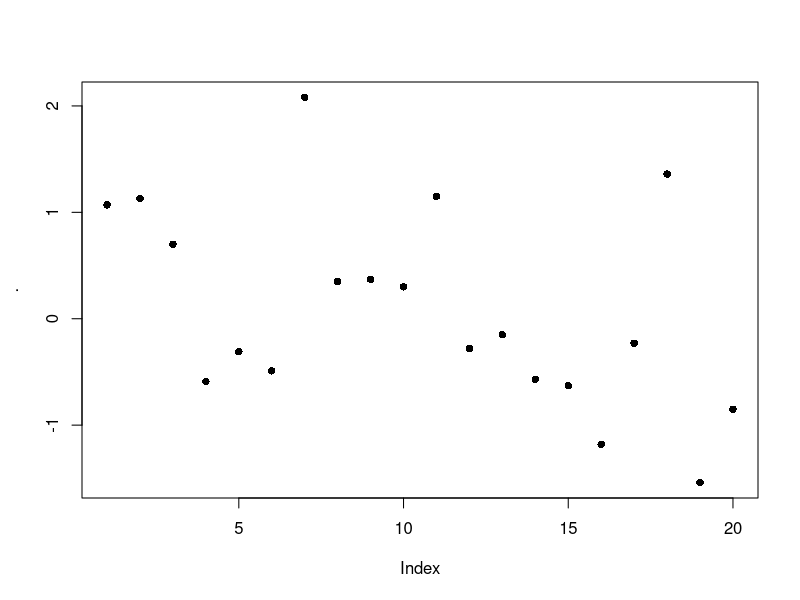
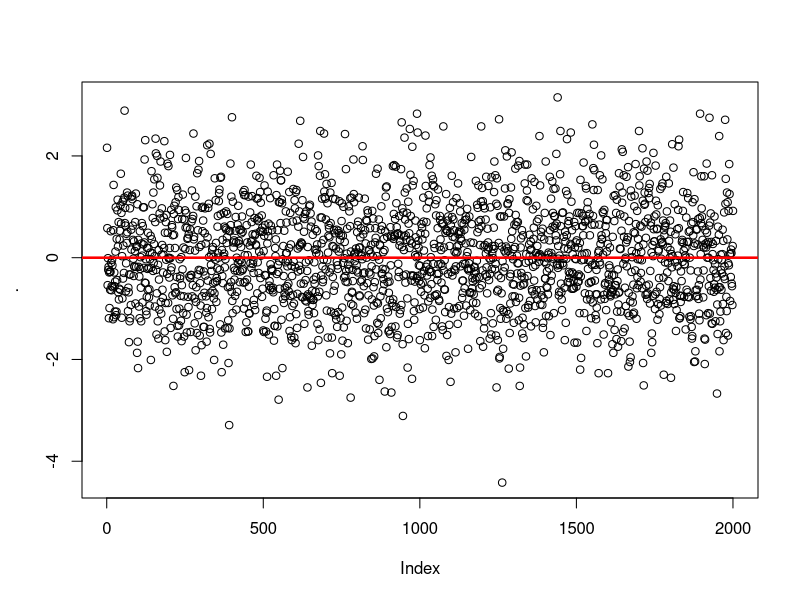

These figures' R source, in order: (Note: this script raises an error after producing the figures.)
# __________________________________________________________________
# R VOCABULARY 
# __________________________________________________________________

library("dplyr")
library("reshape2")
library("lazyeval")
library("ggplot2")
library("labeling")
library("lubridate")


# help(package="base")
# rm(list=ls())

# TODO: -------
# duplicated, charmatch, aggregate, do.call
# remove "lib" arg in library calls 
       


# flatten a list: 
(l <- list(item1=4, item2=2, item3=c(100, 200)))  # surrounding with () calls print 
(unlist(l))
(unname(unlist(l)))  # returns numeric vector; also try: unlist(l) %>% unname  


# rep and seq: --------------------
rep(letters[1:3], times=2)  # same as rep(letters[1:3], 2)
rep(letters[1:3], each=2)
rep(letters[1:3], times=2, each=2)
rep(letters[1:3], times=2, each=2, length.out=2)
rep_len(letters[1:3], length.out=40)  # could be useful if you don't know the length of a vector, but you want to keep recycling it until total length reaches a target value. 
rep(letters[1:3], times=(1:3))

seq(1,26)
seq(1,26,by=3)
seq(1,26, length.out=4)  # generates a sequence of length.out=4 equally spaced values from 1 to 16. (length.out is usually abbreviated to length or len, and seq_len is much faster.)
seq(along.with=month.abb)  # can abbreviate as e.g. seq(month.abb) or seq(letters); verbose alternative: seq(1, length(month.abb))
seq(along.with=rnorm(20))# generates sequence 1,2,3... ending with length(month.abb)
seq(c("apple", "orange", "banana"))

x<-round(rnorm(20), 2); names(x) <- seq(rnorm(20)); x %>% plot(pch=16) 
x<-round(rnorm(2000), 2); names(x) <- seq(rnorm(2000)); x %>% 
  plot(pch=1) %>% abline(h=0, lwd=2.5, col="red")


any(c(rep(FALSE, 9), TRUE))  # any TRUEs in the vector? 
any(c(2<1, 4>5, 6==7))

x <- c(4,3, NA, 1,1,23)
any(is.na(x))  # is.na(x) returns a logical of same length as x 



x<- rnorm(10)
range(x)
all(x < 2)  # x<2 returns a logical vector of same length as x; all(x<2) returns TRUE only if all values are TRUE 
all(x < 2, x > (-2))
all(1<2, 2==2, 3>2)
all(c(TRUE, TRUE, TRUE, FALSE))


4 %in% c(1,1,4,1)  # TRUE 
"s" %in% letters  # TRUE
1:4 %in% 1:10  # returns vector of same length as vector on left side of %in%
c(1:4, 12) %in% 1:10
c("g", 7) %in% letters 


match("s", letters)
match(c("a", "s", "f"), letters)
x <- c(4,3, NA, 1,1,23, NA)
match(NA, x)  # Note that match() only returns first match 


which(c(rep(FALSE, 5), TRUE, rep(FALSE, 4), TRUE))  # Takes a logical vector, returns numeric pointing to positions of TRUE values 
which(c(4==5, 2==3))
which(c(4==5, 2==3, 3==3, 4<5, 9>4))


x <- rep(1.0,10); y <- rep(0.99999999999, 10)
all.equal(target=x, current=y, tolerance = 10^-10)
all.equal(target=x, current=y, tolerance = 10^-20)


identical(2, 2.0)  # TRUE 

set.seed(1)
x <- rnorm(10)
set.seed(1)
y <- rnorm(10)
identical(x,y) # TRUE 


stopifnot(c(TRUE, TRUE))
stopifnot(c(FALSE, TRUE))  # returns an error if not all TRUE 
stopifnot(c(2<3, 4>5))


x <- airquality[, -1] # x is a regression design matrix
y <- airquality[,  1] # y is the corresponding response
stopifnot(complete.cases(y) != is.na(y))  # complete.cases returns a logical 
ok <- complete.cases(x, y)  # returns logical of same length as num rows of x and y
sum(!ok) # how many are not "ok" ? NOTE that "!" on a logical gives its inverse: !c(TRUE, FALSE) = c(FALSE, TRUE)
x <- x[ok,]
y <- y[ok]


# subsetting: -----
# 3 ways of subsetting a df for first column:
airquality[1]  # returns data frame (which is a type of list; subsetting list with [] always gives list)
airquality[[1]]  # returns the *contents* of element 1 in the df - integer atomic vector. [[]] can only return 1 thing 
airquality$Ozone  # returns integer atomic vector. Note that $ is shorthand, where x$y = x[["y", exact=FALSE ]]



cumsum(1:10)  # pseudocode: for i in 1:10, result[1] = i, result[2]=i+result[1]
cumprod(1:10)
cummin(1:10)  # along the entire length of input vector, 1 is min 
cummax(10:1)



# first differencing: 
diff(1:10, lag = 1, differences = 1)  # diff gives differecnes between successive elements in a vector 
diff(seq(1,50, by=5), lag=1, differences=1)
(diffs1 <-diff(c(1,5,2,2,10,.5,-1,3,-4,30), lag = 1, differences = 1))
length(diffs1)

# second differencing: 
(diffs2 <-diff(c(1,5,2,2,10,.5,-1,3,-4,30), lag = 1, differences = 2))  
diffs2 == diff(diffs1, lag = 1, differences = 1)  #  setting arg differences > 1 means you recursively apply diff a specified number of times 
length(diffs2)  # note that this has one less element than diffs1

# differencing at lags (i.e. not immediately successive elements)
(diffs3 <-diff(c(1,5,2,2,10,.5,-1,3,-4,30), lag = 2, differences = 1))  
length(diffs3)


# cut a range to get a factor: -------------------
x <- 1:100 
cut(x, breaks=seq(0,100,5), labels= paste("Level", 1:20))  # divide range of x into levels of a factor; 
# note that length of labels is 1 less than length of breaks
# also, first value of breaks is lower than min value of x 
table(cut(x, breaks=seq(0,100,5), labels= paste("Level", 1:20)))



# reorder factor levels using values in another column -------------
# first create data: 
df <- data.frame(area=letters[1:10], 
                 total=c(10,2,1,rnorm(6),20)); df

# graph looks ugly: 
ggplot(df, aes(x=area, y=total)) + geom_bar(stat="identity")

# find order of factor levels that you want: 
order(df$total)  # this gives ascending order; for descending, rev(order(df$total))

# reset factor levels: 
df <- df %>% mutate(area=factor(area, 
                          levels=area[order(df$total)])); df

str(df)  # factor levels reset

# graph again: 
ggplot(df, aes(x=area, y=total)) + geom_bar(stat="identity")  # SUCCESS!



pmin(1:4, 0:3)  # gives "parallel" min - min of each pair of elements, where one element is from vector1, the other from v2. 

x <- sort(rnorm(100));  cH <- 1.35
quantile(x, probs = seq(0, 1, 0.25), na.rm = FALSE, names = TRUE)
# quantiles are cutpoints dividing the range of a probability distribution into contiguous intervals with equal probabilities. 
# quartiles are the three cut points that will divide a dataset into four equal-size groups
pmin(cH, quantile(x)) # no names
pmin(quantile(x), cH) # has names
plot(x=x, y=pmin(cH, pmax(-cH, x)), type = "b", main =  "Huber's function")



# & and && --------
x <- 1 
y <- 1

if (x==1 & y==1){print("yes")} else {print("no")}
if (x==1 && y==1){print("yes")} else {print("no")}
# when x and y are single element vectors, doesn't seem to make a diff

x <- c(1,1) 
y <- c(1,0)

if (x==1 & y==1){print("yes")} else {print("no")}
# single & returns warning: only first element used 

if (x==1 && y==1){print("yes")} else {print("no")}
# no warning, but doesn't seem to give right answer 

# NOTE: apparently && is preferred in if conditions 




# merge: -------------------------------
# merging vectors (doesn't make much sense): 
x <- letters
y <- letters[3:4]
merge(x,y)  # prob not what you want: this is the cartesian product (?) of the 2 sets 


# MERGING DATA FRAMES: -----------
# if the column you're merging on has the same name in both dfs, there's no need to 
# specify by="" argument, because it is automatically interpreted that you are joining on that column 

x <- data.frame(a=letters, b.x=rnorm(26)) %>% print 
y <- data.frame(a=c(letters[3:4], "test"), d.y=rnorm(3), e.y=rep("yo", 3)) %>% print 

merge(x,y)  # inner join; 
merge(x,y, all=TRUE)  # outer join
merge(x,y, all.y=TRUE)  # right join
merge(x,y, all.x=TRUE)  # left join
merge(x,y, all.x=TRUE, all.y=TRUE)  # outer join again




# if the column you're merging on has the diff name in the 2 dfs, you need to specify the 
# by.x and by.y arguments 

x <- data.frame(a=letters, b.x=rnorm(26))
y <- data.frame(a.y=c(letters[3:4], "test"), d.y=rnorm(3), e.y=rep("yo", 3))

merge(x,y, by.x="a", by.y="a.y")  # INNER JOIN 
merge(x,y, all=TRUE, by.x="a", by.y="a.y")  # OUTER JOIN 
merge(x,y, all.y=TRUE, by.x="a", by.y="a.y")  # RIGHT JOIN
merge(x,y, all.x=TRUE, by.x="a", by.y="a.y")  # LEFT JOIN 


#... another example: -----------------
authors <- data.frame(
      surname = I(c("Tukey", "Venables", "Tierney", "Ripley", "McNeil")),
      nationality = c("US", "Australia", "US", "UK", "Australia"),
      deceased = c("yes", rep("no", 4)))
books <- data.frame(
      name = I(c("Tukey", "Venables", "Tierney",
                 "Ripley", "Ripley", "McNeil", "R Core")),
      title = c("Exploratory Data Analysis",
                "Modern Applied Statistics ...",
                "LISP-STAT",
                "Spatial Statistics", "Stochastic Simulation",
                "Interactive Data Analysis",
                "An Introduction to R"),
      other.author = c(NA, "Ripley", NA, NA, NA, NA,
                       "Venables & Smith"))

(m1 <- merge(authors, books, by.x = "surname", by.y = "name"))
(m2 <- merge(books, authors, by.x = "name", by.y = "surname"))


#... merging on dates: --------------
admits <- data.frame(dates = as.Date(c("2017-01-12", "2017-01-15")), 
                     num_cases = c(450,12))
census <- data.frame(dates = as.Date(c("2017-01-12", "2017-01-31")), 
                     num_pts = c(14030, 9912))
date_string <- data.frame(dates = seq(as.Date("2017-01-01"), as.Date("2017-01-31"), by="1 days")) 

# column to match on has same name in all 3 dfs, so no need to specify "by=" argument 
finaldf <- merge(date_string, admits, all.x=TRUE) %>% 
                  merge(census, all.x=TRUE) %>% print 

# if appropriate, replace NAs with zeroes: 
finaldf <- mutate(finaldf, 
                  num_cases=sapply(num_cases, function(x) if(is.na(x)==TRUE){0} else {x}), 
                  num_pts=sapply(num_pts, function(x) if(is.na(x)==TRUE){0} else {x})
                  ) %>% print 

finaldf.m <- melt(mutate(finaldf, dates=as.character(dates))) %>% print 
dcast(finaldf.m, dates ~ variable)  # reverses the melting operation 
dcast(finaldf.m, variable ~ dates)  # reverse rows and columns 


# sort and order: ------------------
x <- c(1,1,3,-1,0,19,1,9,7,32)
sort(x)
sort(x, decreasing=TRUE)
rev(x)  # just reverses arguments 

order(x)  # returns an ordered numeric vector: order(x)[1] returns the position in x where the smallest element in x is found 
x[order(x)]  # arranges x in ascending order 


# Run-length encoding (RLE) is a very simple form of lossless data compression in which runs of data (that is, sequences in which the same data value occurs in many consecutive data elements) are stored as a single data value and count, rather than as the original run
x <- rev(rep(6:10, 1:5))
rle(x)
class(rle(x))  # type of list
rle(x)[1]
unname(unlist(rle(x)[1]))

z <- c(TRUE, TRUE, FALSE, FALSE, TRUE, FALSE, TRUE, TRUE, TRUE)
rle(z)
rle(as.character(z))

x <- c(rep("a", 4), "c", rep("g", 10))
unique(x)

# TABLE ----------------------------------------------
df <- data.frame(a=sample(100,10), 
                 b=sample(2000, 10))
table(df)  # you can call table() on purely numeric data, but it's kinda useless 
table(df$a)  # still useless 

df$c= sapply(1:10, function(x) sample(c("Group1", "Group2"), 1, replace=TRUE))
df

table(df)  # still pretty useless 
table(select(df, a,c))   # possibly useful: this converts the data from "long" to "wide" format; compare with > select(df[order(df$a), ], a,c)
table(select(df, b,c))  # possibly useful 
table(df$c)  # probably the best use of table() for this data 


# Simple frequency distribution:
table(rpois(100, 5))  # n=100, lambda=5
table(state.division, state.region)

with(airquality,
     table(OzHi = Ozone > 80, Month, useNA = "ifany"))  # with() seems to be a 
# precursor to the pipe operator (%>%)


# copy table from R to Excel: ---------------------
df <- data.frame(a=rnorm(20), b= sample(c(TRUE, FALSE), 20, replace=TRUE)) # %>% print
write.table(df, file="clipboard", sep="\t", row.names=FALSE)  # now paste in Excel 

# copy via clipboard from excel to R: 
#select column in excel %>%
x <- readClipboard()


# ifelse() : ------------------------------------
x <- c(6:-4)
sqrt(x)  #- gives warning
sqrt(ifelse(x >= 0, x, NA))  # no warning

## Note: the following also gives the warning !
ifelse(x >= 0, sqrt(x), NA)

l <- sample(c("a", "b", "c"), 1)
ifelse(l >= "b", "high", "low")


# DATES --------------------------------------------
# ...create strings of dates ----
seq(ISOdate(2017,1,1), ISOdate(2017,1,31), by="day") %>% substr(1,11)  # Jan to Feb 

seq(ISOdate(2017,1,1), ISOdate(2017,1,31), by="7 day") %>% 
  substr(1,11)  # only week start dates 

seq(ISOdate(2017,2,1), ISOdate(2017,1,1), by="-1 day") %>% substr(1,11)  # Feb to Jan 

# Note: ISOdate() is a wrapper for strptime()


# Alternatively, you can use as.Date: 
seq(as.Date("2017-01-01"), as.Date("2017-04-05"), by="1 day")

dates <- seq(as.Date("2017-01-01"), as.Date("2017-04-05"), by="7 day")  # only first day of weeks 
date_and_wkday <- data.frame(dates = dates, 
                             days = weekdays(dates)) %>% print 




# ...identify fiscal year from date : -------------------
x <- data.frame(date = c("2013-01-01", "2013-06-06", "2015-02-28", "2015-09-04"), 
                m=rep(NA,2), 
                y=rep(NA,2), 
                fyear = rep(NA,2)); x

for(i in 1:nrow(x)){
      x$m[i] <- substr(x$date[i], 6,7) %>% as.numeric
      x$y[i] <- substr(x$date[i], 1,4) %>% as.numeric
      if(m[i] %in% 4:12){
            x$fyear[i] <- x$y[i]+1
      } else {
            x$fyear[i] <- x$y[i]
      }
}
print(x)

# without extra columns for date and year: 
x <- data.frame(date = c("2013-01-01", "2013-06-06", "2015-02-28", "2015-09-04"), 
                fyear = rep(NA,2)
                ); x

for(i in 1:nrow(x)){
      m <- substr(x$date[i], 6,7) %>% as.numeric
      y <- substr(x$date[i], 1,4) %>% as.numeric
      if(m %in% 4:12){
            x$fyear[i] <- y+1
      } else {
            x$fyear[i] <- y
      }
}
print(x)



# using lubridate package: ----------------------------------------
dates <- c("2017-01-01", "2017-02-01", "2017-08-21")

class(dates)  # "character"


ymd(dates) # %>% class  # "Date"
# this function takes a char and converts to date, using the ymd format to 
# do the conversion. It DOESN'T *cast* to ymd format 

mdy(dates)  # doesn't work 
dates2 <- c('12-31-2017'); class(dates2)
mdy(dates2); class(mdy(dates2))

# convert to time in format hh:mm
timechar <- "12:30"
time <- strptime(timechar, format="%R"); time2
time <- strptime(timechar, format="%I"); time2


# convert ymd to mdy: 
ymd(dates) %>% format('%m%d%Y')

# arithmetic with dates and times: 



# SET OPERATIONS ---------------------------------------------

setA<-c("a", "b", "c", "d", "e")
setB<-c("d", "e", "f", "g")

union(setA,setB)
intersect(setA,setB)
setdiff(setA,setB)  # Note, however, that the difference between two sets is order-dependent. It is the material that is in the first named set, that is not in the second named set. 
setequal(c(setdiff(setA,setB),intersect(setA,setB),setdiff(setB,setA)), 
         union(setA,setB))


# SAMPLE() --------------------------------------------------
sample(10)  # gives permutation of all elements; same as sample(1:10)
sample(10, 1) 
(x <- sample(10, replace=TRUE)); setdiff(1:10, x)
sample(letters, 3)

sample(c("a", "b"),1, prob=c(.9, .1))  # The optional prob argument can be used to give a vector of weights for obtaining the elements of the vector being sampled. They need not sum to one, but they should be non-negative and not all zero.

# create a discrete distribution with specified probabilities:
v <- vector()
for(i in 1:1000){
  v[i] <- sample(c(TRUE, FALSE, "error"), 1, prob=c(.90, .09, .01))
}

table(v) %>% barplot  # plotting with base R 

# plotting with ggplot: 
dat <- as.data.frame(table(v)) %>% melt %>% select(1,3)
ggplot(dat, aes(x=v, y=value)) + 
  geom_bar(stat="identity") + 
  geom_hline(yintercept=0, size=1)



# COMBINATIONS --------------------------------------------------
choose(3,2)  # number of combinations of 2 elements that can be chosen from a set of 3 elements 
choose(10,1); choose(10,2); choose(30,2)

# counting num permutations: 
n <- 10
k <- 5 
choose(n,k)*factorial(k)

par(mfrow=c(2,1))
# graph of num combinations 
sapply(1:10, function(x) choose(10, x)) %>% 
  plot(type='l', main="num permutations, combinations of x objects from a total of 10 objects", 
       xlab = "x", 
       ylab = "num combinations")

# graph of num permutations 
sapply(1:10, function(x) choose(10, x)*factorial(x)) %>% 
  plot(type='l', 
       xlab = "x", 
       ylab = "num permutations")
par(mfrow=c(1,1))


# sample with/without replacement: -----------
sample(10)  # same as sample(1:10); default is replace=FALSE 
sample(10,2)
sample(10,100, replace=TRUE) 
sample(c("hi", "bye"), 30, replace=TRUE)

# simulate 100 rolls of a die: 
sample(6, 100, replace=TRUE) %>% mean
sample(6, 100, replace=TRUE) %>% mean

# FILL CONTAINER WITH LOOP: ----------------------
# create an empty container and fill it using a loop. We require that any type and any number of objects can be placed in the container, regardless of whether they are numeric or character or logical: 
container <- vector(mode="list")
# container <- list()  # this also seems to work? 

for(i in 1:10){
  x <- rnorm(1)
  print(paste("x=", x))
  if (x < 0.01){
    container[i] <- list(1:10)    
  } else if (x < 0.8) {
    container[i] <- list(rnorm(i))
  } else {
    container[i] <- list(rep("test", i))
  }
}

str(container)
summary(container)



# BUILD A DATAFRAME WITH A LOOP: --------------
# set up empty list: 
datalist = list()

for (i in 1:5) {
      # ... make some data
      dat <- data.frame(x = rnorm(10), y = runif(10))
      dat$i <- i  # maybe you want to keep track of which iteration produced it?
      datalist[[i]] <- dat # add it to your list; NOTE THAT WE USE [[]] !!!!
}

datalist  # each element of hte list is a dataframe 
# compare datalist[1] with datalist[[1]]; first is a list, second is contents 
      # within that list 

# join elements of list into a single df with do.call()
big_data = do.call(rbind, datalist) %>% print 

# alternative without using do.call: 
df1 <- datalist[[1]]
for(i in 2:5) {df1 <- rbind(df1, datalist[[i]])}
df1

identical(big_data, df1)  # TRUE 

# LAPPLY AND FRIENDS: -------------------------------
x <- list(a = 1:10, beta = exp(-3:3), logic = c(TRUE,FALSE,FALSE,TRUE))
# compute the list mean for each list element
lapply(x, mean)
# median and quartiles for each list element
lapply(x, quantile, probs = 1:3/4)
# Format for lapply is lapply(X, FUN, ...). Note that "probs=1:3/4" is being passed to "..." above, and is "passed to" the function quantile(). 

sapply(x, quantile)
i39 <- sapply(3:9, seq) # list of vectors
sapply(i39, fivenum)
vapply(i39, fivenum,
       c(Min. = 0, "1st Qu." = 0, Median = 0, "3rd Qu." = 0, Max. = 0))

(v <- structure(10*(5:8), names = LETTERS[1:4], 
                types=c("red", "yellow", "blue", "green")))
# structure() returns the given object with further attributes that you can 
# set 

# not entirely sure what's happening here: 
f2 <- function(x, y) outer(rep(x, length.out = 3), y)
(a2 <- sapply(v, f2, y = 2*(1:5), simplify = "array"))
a.2 <- vapply(v, f2, outer(1:3, 1:5), y = 2*(1:5))
stopifnot(dim(a2) == c(3,5,4), all.equal(a2, a.2),
          identical(dimnames(a2), list(NULL,NULL,LETTERS[1:4])))

# ...sampling distribution of sample mean of exp r.v.: ----
replicate(10000, mean(rexp(10))) %>% hist

# using ggplot: 
df <- replicate(10000, mean(rexp(10))) %>% as.data.frame  
colnames(df) <- "value"

p1 <- ggplot(df, aes(x=value)) + 
  geom_histogram(aes(y=..count..)) + # not really necessary to specify 
  # aes(y=..count..), but good to be explicit. You can just give 
  # "+ geom_histogram() +"  ...
  scale_x_continuous(limits=c(0,3), 
                        labels=seq(0,3, .25), breaks=seq(0,3, .25)) + 
  geom_hline(yintercept=0, size=1) + 
  theme(axis.text.x=element_text(size = 16),
        axis.title.x=element_text(size=20), 
        axis.text.y=element_text(size=14), 
        axis.title.y=element_text(size=18), 
        strip.text.x=element_text(size=18));p1

# add density: 
(p2 <- p1 + geom_density(aes(y=..density..*900), size=1, colour="blue", alpha=.8))

p3 <- ggplot(df, aes(x=value)) + 
  geom_density(aes(y=..density../sum(..density..))); p3 
#   geom_histogram(aes(y=..density../sum(..density..)), fill=NA, colour="black")


# summary(p1); summary(p2)


# ... use lapply to create multiple distribution curves: -----

# create input vector: 
input=seq(-4,4, length=1000)

# define dist function family: X~N(0, 1/n): 
fx <- function(n, input_vector){
      dnorm(input_vector, mean=0, sd=(1/sqrt(n)))  # change to pnorm() to get CDFs 
}

# create data frame with x and f(x) values for different values of n: 
normal_curves <- lapply(seq(1:20), fx, input_vector=input) %>% 
      # "input_vector=x" => specify that second arg of fx always 
      # takes value x
      as.data.frame

colnames(normal_curves) <- paste0("n", 1:20)
normal_curves <- mutate(normal_curves,
                        x=input) %>%  # x is input vector
                  select(21,1:20)

str(normal_curves)

# putting data in long form to allow facetting by value of n: 
normal_curves_long <- melt(normal_curves, id.vars = "x")
str(normal_curves_long)

p1 <- ggplot(normal_curves_long, aes(x=x, y=value, group=variable)) + 
      geom_line() + 
      geom_text(data=filter(normal_curves_long,
                            x>=1 & x<=1.01),  # filtering to get single point from each                                                  curve 
                aes(label=variable), 
                col="red") ; p1 




# Pattern Matching and Replacement -------------------------------
# grep(value = FALSE) returns a vector of the indices of the elements of x that yielded a match (or not, for invert = TRUE. This will be an integer vector unless the input is a long vector, when it will be a double vector.                                                                                            

# grep(value = TRUE) returns a character vector containing the selected elements of x (after coercion, preserving names but no other attributes).

# grepl returns a logical vector (match or not for each element of x).

grep("[a-z]", letters)
grep("May", month.abb, invert=TRUE)  # find months that are NOT "May"
grep("wed", tolower(c("Monday", "Tuesday", "Wednesday")))
grep(c("wed", "mon"), tolower(c("Monday", "Tuesday", "Wednesday")))  # In grep(c("wed", "mon"), tolower(c("Monday", "Tuesday", "Wednesday"))):argument 'pattern' has length > 1 and only the first element will be used

charmatch(c("mon", "wed"), tolower(c("Monday", "Tuesday", "Wednesday", "Monday")))
# note that charmatch can take more than one element in its first argument. However, its rules for return values are a bit strange: 
      # if unique exact match OR (unique partial match and no exact match) -> 
            # match index returned
      # if multiple exact OR multiple partial -> 0 returned 
      # if no match, then nomatch argument value returned 
      # Thus, charmatch can be useful in seeing whether a value can be used 
            # as a unique identifier?? 

grep("o", letters)  # 15
grep("o", "food")  # 1
grep("o", c("food", "wood"))  # 1,2 
grep("o", c("food", "wood"), value=TRUE)
grepl("o", c("food", "wood"))

# note that "food" is a single element, which does contain an "o", so we get 1 returned. The 2 "o"s in food are not counted seperately. To do that, try: 

countOs <- function(x){
  require("dplyr", lib="H:/R packages")
  
  x.split <- strsplit(x, split=NULL) %>% unlist 
  
  returnOs <- function(x1){
    x2 <- tolower(x1)
    if(x2=="o"){1}
    else{0}
  }
  
  sapply(x.split, returnOs) %>% sum
}

# test function: 
test_countOs <- function(){
  sapply(list("hi", "hO", "OOoo", "yo", "only one", "frib", "N00", "123"),
         countOs)
}
test_countOs()

# apply the function: 
countOs("food")  # 2
countOs("Markov chains were introduced by Andrei Andreevich Markov (1856-1922) and were named in his honor.")  # 5 

# note how the function "countOs" promotes modularity and abstraction in the code: it is completely self-contained, so it doesn't need to refer to a function or object defined anywhere else, so you can use it in any environment. Just give it the input it expects and it will give you the output you expect. This is how you keep code from getting ridiculously complicated and interconnected. 

gsub("g", "Goose", letters)

strings <- c("foo", "foo", "bar", "foo", "qux")
sub("foo", "yib", strings) 
gsub("foo", "yib", strings) 
# what's the difference between sub and gsub? 

# FUNCTIONS ------------------------------------------

# Use of "...": --------------------------------------
f <- function(...){
  list(...)
}
# f takes a variable number of arguments (i.e. user can put in anything they like there), then just lists what those arguments were. 


# TEST CASES: 
# function call: 
f(x=2, l=TRUE)

# Another function: 
f2 <- function(x,y, ...){
  print(x/y)
  otherArgs <- list(...)
  print(otherArgs)
  if (length(list(...)) > 0){
      if (any(unlist(list(...)))){
          print("At least one TRUE in otherArgs")
      } else {
          print("No TRUEs in otherArgs")
      }
  } else {
      print("No TRUEs in otherArgs")
  } 
}

# function call:
f2(1,5,TRUE, FALSE)
f2(1,5)
f2(1,5,FALSE, FALSE)

# Using ... in a useful way: ----------------------------------

# write a function that drops extreme values, then returns quantiles:
# in general, this approach could be useful because you can build in several steps into a single function (step1: drop extreme values, step2: calculate quantiles). However, you need a way to pass in arguments that will be used in later steps. That's what "..." is for. 

x <- rnorm(50)

f3 <- function(x){
  x2 <- sort(x)
  lower.limit <- quantile(x2, prob=.1)
  upper.limit <- quantile(x2, prob=.9)
  x3 <- x2[x2>lower.limit & x2<upper.limit]
  quantile(x3)
}

f3(x)  # compare with quantile(x)
f3(x, probs=c(.25, .5, .75))  
# Error in f3(x, probs = c(0.25, 0.5, 0.75)): unused argument (probs = c(0.25, 0.5, 0.75))

# To prevent the error, we need to rewrite f3 to allow it to take extra arguments: 

f4 <- function(x, ...){
  x2 <- sort(x)
  lower.limit <- quantile(x2, prob=.1)
  upper.limit <- quantile(x2, prob=.9)
  x3 <- x2[x2>lower.limit & x2<upper.limit]
  otherargs <- list(...)
  
  if(!is.null(otherargs)){
#     print(otherargs)  # note that this is just printed, not returned by the function
  }
  
  if(!is.null(otherargs$probs)){
#     print(quantile(x3, probs=otherargs$probs))
    quantile(x3, probs=otherargs$probs) %>% unlist
  } else {
#     print(quantile(x3))
#     print("default probs used")
    quantile(x3) %>% unlist
  }
}

# FUNCTION CALLS: 
f4(x)  # compare with quantile(x)
f4(x, probs=c(.08, .35, .57, .75, .99))  # compare with quantile(x, probs=c(.08, .35, .57, .75, .99))
f4(x, probs=c(.08, .35, .57, .75, .99), na.rm=TRUE)

# note what we can do with function f4: 
vectors <- vector(mode="list")
for(i in 1:10000){
  vectors[i] <- list(rnorm(500))
}

result <- lapply(vectors, f4, probs=c(.08, .35, .57, .75, .99), arg=NULL) %>%
  as.data.frame
names(result) <- paste0("sample_", 1:length(vectors))
str(result)
summary(result)
# result

result.long <-  melt(result) %>% 
  mutate(probs=as.factor(rep(c(.08, .35, .57, .75, .99), length(vectors)))) %>% 
  select(variable, probs, value)
str(result.long)
head(result.long, 100)

# quick analysis: 
boxplot(result.long$value)
filter(result.long, probs==.08) %>% select(value) %>% boxplot 
plot(value~probs, data=result.long)

# using ggplot: 
p1 <- ggplot(result.long, aes(x=probs, y=value)) + 
  geom_boxplot()  
#   facet_wrap(~probs, ncol=2)
p1


p08 <- filter(result.long, probs==.08) %>% select(value) %>% unlist
p57 <- filter(result.long, probs==.57) %>% select(value) %>% unlist

plot(p57~p08)

# ...rationale-----------------------------------------------------------
# without f4, how would you do this? First loop over vectors to remove extremes, then loop over the result to calculate quantiles. Okay, but what if there were e.g. 10 intermediate steps requiring a different function for each? It would be very inelegant to have to write 10 loops and keep passing the result from one to the next. 

# Instead, we can put all the intermediate functions inside f4, and pass their arguments to them through f4!!! 




# RESHAPE PACKAGE:  ---------------------------------------------
# Melting: going from wide to long 
head(airquality)
aql <- melt(airquality) # [a]ir [q]uality [l]ong format; no ID vars
head(aql)
aql[c(1:5, 154:158, 307:311), ]  

# using Month and Day as ID vars: 
aql <- melt(airquality, id.vars = c("Month", "Day"), 
            variable.name = "climate_variable", 
            value.name = "climate_value")
head(aql)  # note that long data is grouped by measured variable name, and that id vars repeat after all data on one single measured variable name: e.g. month=5, day=1 will appear next to "Ozone" var, then again next to "Solar.R". This is how rows/tuples for particular (Ozone, Solar.R, etc.) values are recorded; otherwise there would be no way to know which values were associated with others. 

# only id vars get column names named after them. All other vars are in the "variable" column, which we've renamed to "climate_variable"
summary(aql)
aql[c(1:5, 154:158, 307:311, 460:464), ]


# In reshape2 there are multiple cast functions. Since you will most commonly work with data.frame objects, we'll explore the dcast function.

# Casting: going from long to wide: 
aql <- melt(airquality, id.vars = c("Month", "Day"))
aqw <- dcast(aql, Month + Day ~ variable)  # Month & Day remain as columns (with duplicates removed), while the distinct names in variable "swing out" to create new column names. The arguments on the left refer to the ID variables and the arguments on the right refer to names the measured variables. Everything not in the equation is assumed to be a column of values. 
head(aqw)


dcast(aql, Month ~ variable + Day)  # wide format with each day a column: e.g Month=5, var="Ozone" and Day=1 gets 1 column; Month=5, var="Ozone" and Day=2 gets another, etc. 
# "Month ~ variable + Day" ==> LHS args specify how many rows in output; RHS args specify how many columns 
dcast(aql, Month ~ variable)  # "Aggregation function missing: defaulting to length". E.g. for month=5 and column=Ozone, there are now 31 values; we can't display 31 values in a cell, so we default to aggregating by counting 


dcast(aql, Month ~ variable, fun.aggregate = mean, 
      na.rm = TRUE)  # Averages by month
dcast(aql, Day ~ variable, fun.aggregate = mean, 
      na.rm = TRUE)  # Averages by day of month, across months. 


# NOTE: the above could have been done with dplyr::group_by() and summarize(): 
# however, this is more tedious because every var has to be named
# group_by(airquality, Month) %>% summarize(mean(Ozone, na.rm=TRUE), 
#                                           mean(Solar.R, na.rm=TRUE),
#                                           mean(Wind, na.rm=TRUE),
#                                           mean(Temp, na.rm=TRUE)) %>% 
#                                     as.data.frame 




## ...another example: means by day of week----------------------
days.of.week <- weekdays(Sys.Date()+0:6)  # list of days in the week 

data <- data.frame(var1=rnorm(7000, mean=50,sd=4), 
                   var2=rpois(7000, lambda=3), 
                   day=rep(days.of.week, 1000))
head(data, 50)

# MELT: 
longdata <- melt(data)
# head(longdata)
# longdata[c(1:8, 7001:7008), ]  # note that long data is grouped by measured variable name, and that id vars repeat after all data on one single measured variable name 

# CAST: 
# avg.by.day <- dcast(longdata, day ~ variable)  # Aggregation function missing: defaulting to length
avg.by.day <- dcast(longdata, day ~ variable, 
                    fun.aggregate=mean, 
                    na.rm=TRUE)
avg.by.day

# ...playing with the example ---------------------------------------------
# let's see if means of var1 differ across days 
anova.model1 <- lm(value~day, data=filter(longdata, variable=="var1"))
summary(anova.model)  # compare with "avg.by.day" Note that avg.by.day is easier to read. 

p1 <- ggplot(avg.by.day, aes(x=day, y=var1)) + 
  geom_bar(stat="identity")  
#   scale_y_continuous(limits=c(49.7, 50.1))  # not sure why the bars disappear when I do this 
p1

(p1zoom <- p1 + coord_cartesian(ylim=c(49.88, 50.1)))  # Setting limits on the coordinate system will zoom the plot (like you're looking at it with a magnifying glass), and will not change the underlying data like setting limits on a scale will.



# DPLYR PACKAGE: -------------------------------------

# group_by( ): --------------
# converts df to tbl, with meta-instruction to do all subsequent operations in terms of groups. Note that on its own, group_by does not do any operation; it is usually used in conjunction with summarize()

mtcars
group_by(mtcars, cyl)  # a tibble, with instructions to do subsequent operations in terms of groups of cyl 
group_by(mtcars, cyl) %>% as.data.frame  # identical to initial df 


# ...comparing summarize() on grouped versus original df: ----------
grouped <- group_by(mtcars, cyl)

summarize(grouped, mean(hp)) %>% as.data.frame # compare with following: 
summarize(mtcars, mean(hp))

summarize(grouped, mean(hp), sd(hp), mean(disp), sd(disp)) %>% 
      as.data.frame
# compare with following: 
summarize(mtcars, mean(hp), sd(hp), mean(disp), sd(disp))


# ...try alternative groupings: --------------------------
(grouped_by_cyl <- group_by(mtcars, cyl) %>% 
       summarize(mean(hp), sd(hp))) %>% as.data.frame
(grouped_by_gear <- group_by(mtcars, gear) %>% 
       summarize(mean(hp), sd(hp))) %>% as.data.frame

# grouped on 2 vars: 
(grouped_by_gear_and_cyl <- group_by(mtcars, gear, cyl) %>% 
       summarize(mean(hp), sd(hp))) %>% as.data.frame

# checking result of grouping on 2 vars: 
filter(mtcars, gear==3) %>% select(cyl) %>% arrange(cyl) %>% unique 
filter(mtcars, gear==4) %>% select(cyl) %>% arrange(cyl) %>% unique 
filter(mtcars, gear==5) %>% select(cyl) %>% arrange(cyl) %>% unique 

# find how many rows in particular combinations: 
count(mtcars, cyl)
count(mtcars, cyl, gear)


#replace() ----
head(mtcars); str(mtcars)
cyl_order <- order(mtcars$cyl)
mtcars2 <- mtcars[cyl_order,]

# replace cylinder value of 4 with 99999
mtcars2 %>%
      mutate(hp=replace(hp, cyl==4, 99999),  # replace values 
                                    # in cyl column where value in 
                                    # cyl column ==4 
                                    # NOTE: you could also replace 
                                    # values in some other column where
                                    # cyl==4
             brands=rownames(mtcars)) %>%
      select(12,1:11) %>% 
      as.data.frame %>% print 
